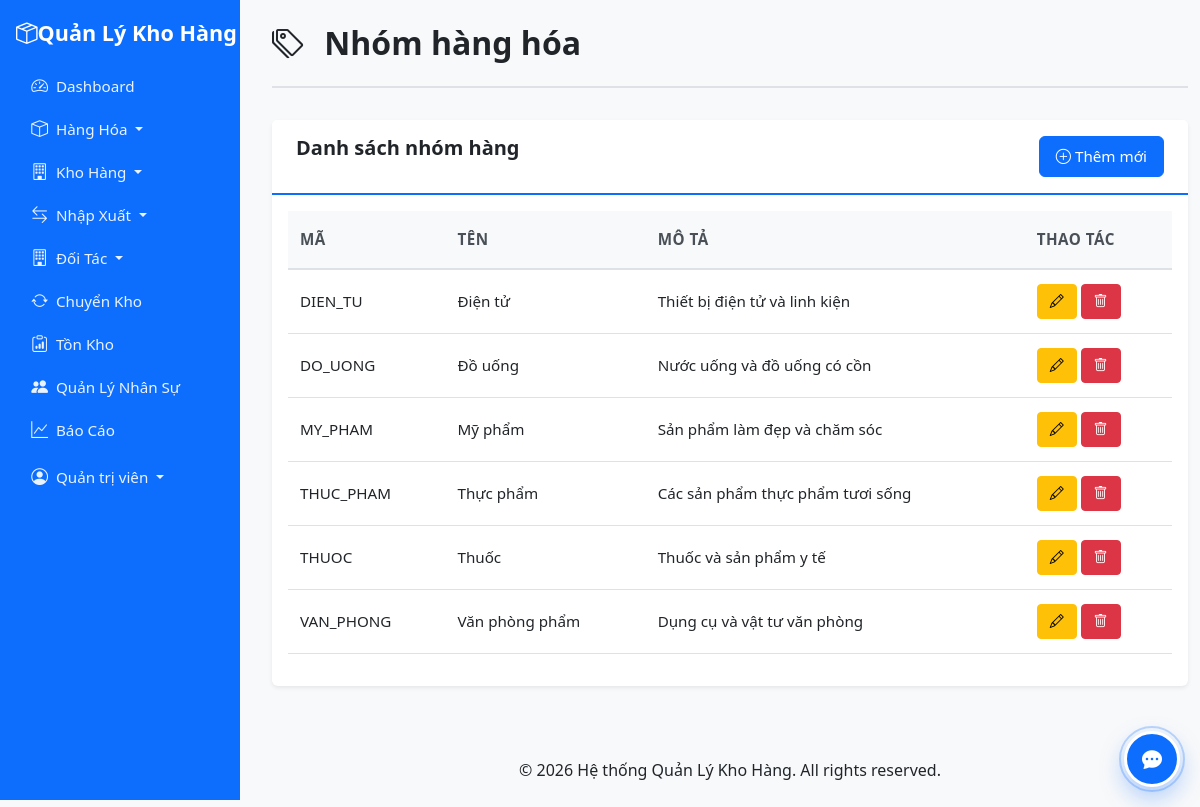
/modules/item_groups/index.php (signed in), run on the app's committed database.
### tables this page shows
CREATE TABLE `item_groups` (
  `id` int(11) NOT NULL,
  `code` varchar(50) NOT NULL,
  `name` varchar(100) NOT NULL,
  `description` text DEFAULT NULL,
  `created_at` timestamp NOT NULL DEFAULT current_timestamp()
);

### modules/item_groups/index.php (the view, shortened to what this page needs)
<?php
$db = getDB();
$stmt = $db->query("SELECT * FROM item_groups ORDER BY name");
$groups = $stmt->fetchAll();
include '../../includes/header.php';
?>
<div class="container-fluid mt-4">
    <div class="page-header">
        <h1><i class="bi bi-tags"></i> Nhóm hàng hóa</h1>
    </div>
    <div class="card">
        <div class="card-header d-flex justify-content-between">
            <h5 class="mb-0">Danh sách nhóm hàng</h5>
            <button type="button" class="btn btn-primary" data-bs-toggle="modal" data-bs-target="#addModal">
                <i class="bi bi-plus-circle"></i> Thêm mới
        </div>
        <div class="card-body">
            <div class="table-responsive">
                <table class="table">
                    <thead>
                        <tr>
                            <th>Mã</th>
                            <th>Tên</th>
                            <th>Mô tả</th>
                            <th>Thao tác</th>
                        </tr>
                    </thead>
                    <tbody>
                        <?php foreach ($groups as $group): ?>
                        <tr>
                            <td><?php echo htmlspecialchars($group['code']); ?></td>
                            <td><?php echo htmlspecialchars($group['name']); ?></td>
                            <td><?php echo htmlspecialchars($group['description'] ?? ''); ?></td>
                            <td>
                                <button class="btn btn-sm btn-warning" onclick="editGroup(<?php echo $group['id']; ?>, '<?php echo htmlspecialchars($group['code']); ?>', '<?php echo htmlspecialchars($group['name']); ?>', '<?php echo htmlspecialchars($group['description'] ?? ''); ?>')">
                                    <i class="bi bi-pencil"></i>
                                </button>
                                <form method="POST" action="delete.php" class="d-inline" onsubmit="return confirm('Bạn có chắc chắn muốn xóa nhóm hàng này?');">
                                    <button type="submit" class="btn btn-sm btn-danger">
                                        <i class="bi bi-trash"></i>
                                    </button>
                                </form>
                            </td>
                        </tr>
                        <?php endforeach; ?>
                    </tbody>
                </table>
            </div>
        </div>
    </div>
</div>
<?php include '../../includes/footer.php'; ?>

### assets/css/style.css (style rules this page uses)
:root { --primary-color: #0d6efd; --secondary-color: #6c757d; --success-color: #198754; --danger-color: #dc3545; --warning-color: #ffc107; --info-color: #0dcaf0; }
body { font-family: 'Segoe UI', Tahoma, Geneva, Verdana, sans-serif; background-color: #f8f9fa; font-size: 1rem; line-height: 1.6; }
@media (min-width: 992px) { body.has-sidebar { padding-left: 260px; } }
.card { border: none; box-shadow: 0 0.125rem 0.25rem rgba(0, 0, 0, 0.075); margin-bottom: 1.5rem; }
.card-header { background-color: #fff; border-bottom: 2px solid var(--primary-color); font-weight: 600; font-size: 1.1rem; padding: 1rem 1.5rem; }
.card-header h5 { font-size: 1.25rem; font-weight: 600; margin: 0; }
.table { background-color: #fff; }
.table thead th { background-color: #f8f9fa; border-bottom: 2px solid #dee2e6; font-weight: 600; font-size: 0.95rem; padding: 1rem 0.75rem; text-transform: uppercase; letter-spacing: 0.5px; color: #495057; }
.table tbody td { padding: 0.875rem 0.75rem; font-size: 0.95rem; vertical-align: middle; }
.page-header { margin-bottom: 2rem; padding-bottom: 1rem; border-bottom: 2px solid #dee2e6; }
.page-header h1 { margin-bottom: 0.5rem; font-size: 2rem; font-weight: 600; color: #212529; }
.page-header h1 i { margin-right: 0.75rem; font-size: 2rem; }
h1, h2, h3, h4, h5, h6 { font-weight: 600; color: #212529; }
h1 { font-size: 2rem; }
h5 { font-size: 1.1rem; }
.btn { font-weight: 500; padding: 0.5rem 1rem; font-size: 0.95rem; }
.btn-sm { padding: 0.375rem 0.75rem; font-size: 0.875rem; }

### data on the page
item_groups: code "DIEN_TU", name "Điện tử", description "Thiết bị điện tử và linh kiện"
item_groups: code "DO_UONG", name "Đồ uống", description "Nước uống và đồ uống có cồn"
item_groups: code "MY_PHAM", name "Mỹ phẩm", description "Sản phẩm làm đẹp và chăm sóc"
item_groups: code "THUC_PHAM", name "Thực phẩm", description "Các sản phẩm thực phẩm tươi sống"
item_groups: code "THUOC", name "Thuốc", description "Thuốc và sản phẩm y tế"
item_groups: code "VAN_PHONG", name "Văn phòng phẩm", description "Dụng cụ và vật tư văn phòng"

### other printed values
$_SESSION['full_name'] "Quản trị viên"
